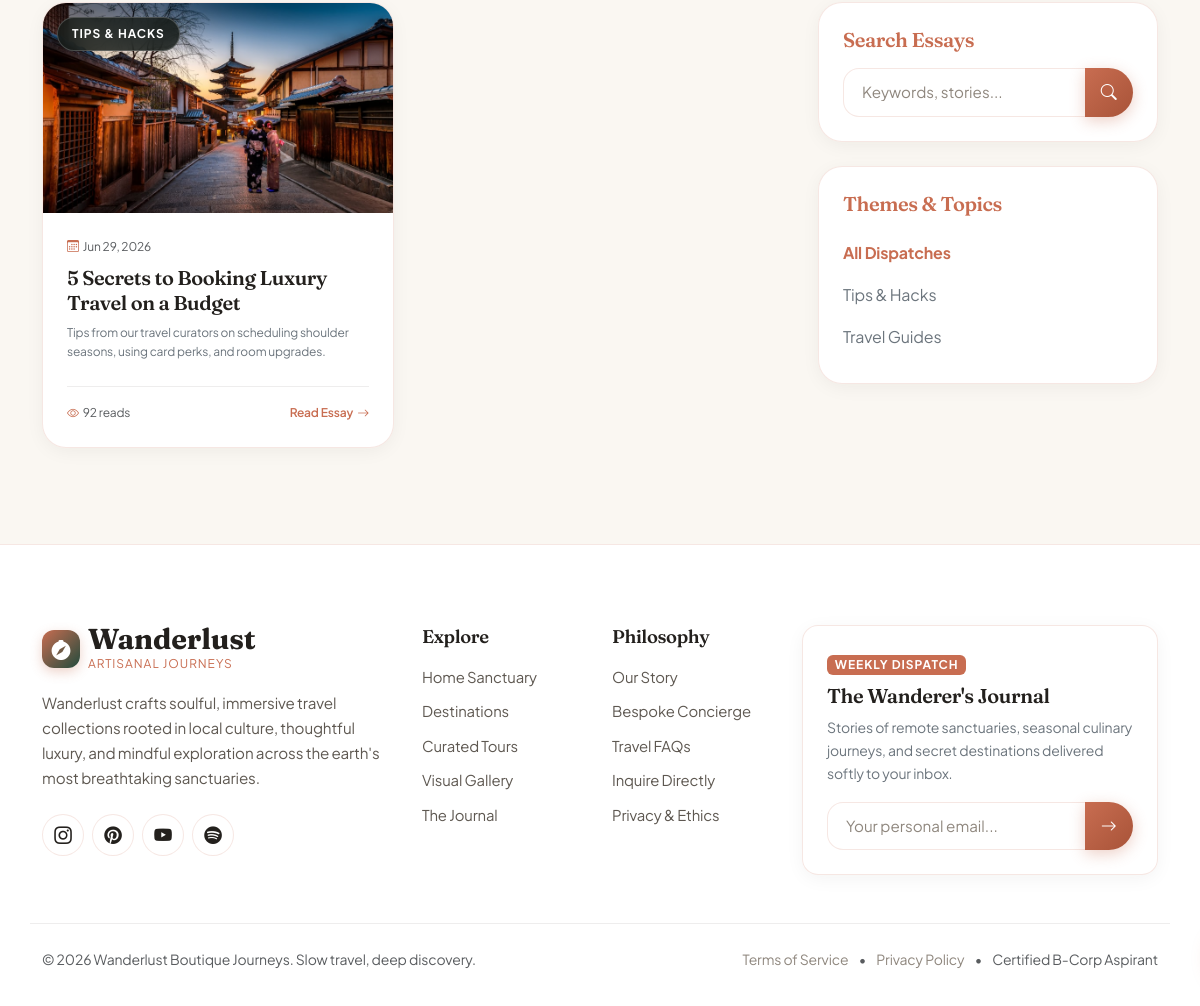
The page /blog/ (lower part) on the database as committed earlier.
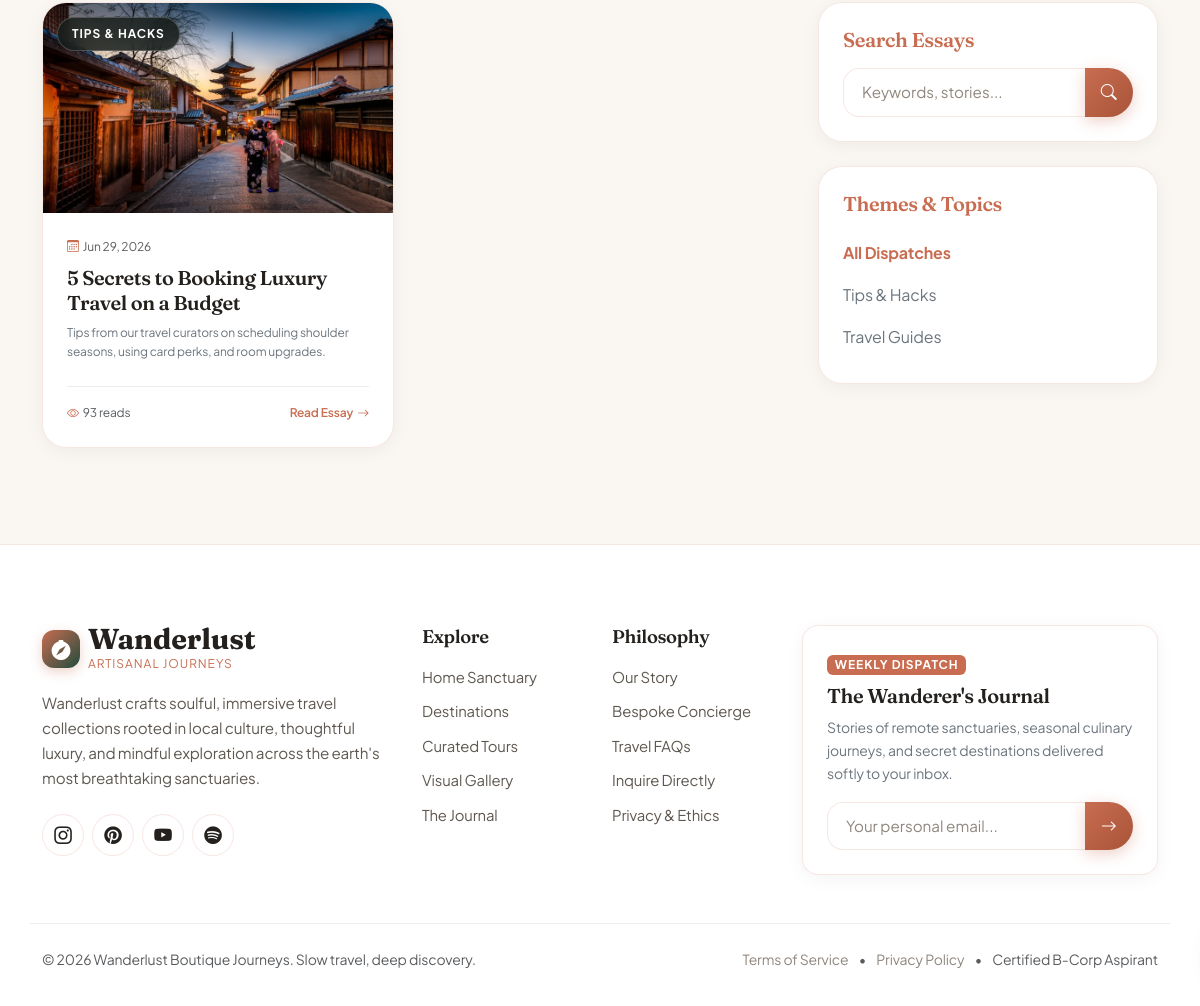
The same page on the database as committed later.
### blog/models.py (models this page shows, shortened)
class BlogPost(models.Model):
    title = models.CharField(max_length=200)
    slug = models.SlugField(unique=True)
    author = models.ForeignKey(User, on_delete=models.CASCADE, related_name='blog_posts')
    category = models.ForeignKey(BlogCategory, on_delete=models.SET_NULL, null=True, blank=True, related_name='posts')
    cover_image = models.ImageField(upload_to='blog/')
    content = models.TextField()
    excerpt = models.TextField(max_length=300, help_text="Short summary of the post for card previews.")
    featured = models.BooleanField(default=False)
    views_count = models.PositiveIntegerField(default=0)
    created_at = models.DateTimeField(auto_now_add=True)
    updated_at = models.DateTimeField(auto_now=True)
    class Meta:
        ordering = ['-created_at']

class BlogCategory(models.Model):
    name = models.CharField(max_length=100)
    slug = models.SlugField(unique=True)
    class Meta:
        verbose_name = "Blog Category"
        verbose_name_plural = "Blog Categories"
        ordering = ['name']

### blog/views.py (the view)
# urls.py: path('', views.blog_home, name='blog_home'),
def blog_home(request):
    posts_list = BlogPost.objects.all()
    categories = BlogCategory.objects.all()
    search_query = request.GET.get('search', '').strip()
    category_slug = request.GET.get('category', '').strip()
    if search_query:
        posts_list = posts_list.filter(
            Q(title__icontains=search_query) |
            Q(content__icontains=search_query) |
            Q(excerpt__icontains=search_query)
        )
    if category_slug:
        posts_list = posts_list.filter(category__slug=category_slug)
    featured_post = None
    if not search_query and not category_slug:
        featured_post = BlogPost.objects.filter(featured=True).first()
        if not featured_post:
            featured_post = BlogPost.objects.all().first()
        if featured_post:
            posts_list = posts_list.exclude(id=featured_post.id)
    paginator = Paginator(posts_list, 6) # 6 articles per page
    page_number = request.GET.get('page')
    posts = paginator.get_page(page_number)
    context = {
        'featured_post': featured_post,
        'posts': posts,
        'categories': categories,
        'selected_category': category_slug,
        'search_query': search_query
    }
    return render(request, 'blog/blog_list.html', context)

### templates/blog/blog_list.html (shortened to what the changed rows need)
{% extends 'base.html' %}
{% load static %}
{% block content %}
<section class="py-5">
    <div class="container">
        <div class="row g-5">
            <div class="col-lg-8" data-aos="fade-right">
                <div class="row g-4">
                    {% if posts %}
                        {% for post in posts %}
                        <div class="col-md-6">
                            <div class="tour-card">
                                <div class="tour-card-image-wrap" style="height: 210px;">
                                    {% if post.cover_image %}
                                        <img src="{{ post.cover_image.url }}" alt="{{ post.title }}">
                                    {% else %}
                                        <img src="https://images.unsplash.com/photo-1488646953014-85cb44e25828?auto=format&fit=crop&w=600&q=80" alt="{{ post.title }}">
                                    {% endif %}
                                    {% if post.category %}
                                        <span class="tour-card-badge">{{ post.category.name }}</span>
                                    {% endif %}
                                </div>
                                <div class="p-4 d-flex flex-column flex-grow-1">
                                    <span class="text-muted text-xs mb-2"><i class="bi bi-calendar3 me-1 text-terracotta"></i>{{ post.created_at|date:"M d, Y" }}</span>
                                    <h5 class="font-heading fs-5 mb-2"><a href="{% url 'blog:blog_detail' post.slug %}" class="text-decoration-none text-primary-theme">{{ post.title }}</a></h5>
                                    <p class="text-secondary text-xs mb-4 flex-grow-1 line-clamp-3">{{ post.excerpt }}</p>
                                    <div class="d-flex justify-content-between align-items-center mt-auto border-top border-organic pt-3">
                                        <span class="text-xs text-muted"><i class="bi bi-eye me-1 text-terracotta"></i>{{ post.views_count }} reads</span>
                                        <a href="{% url 'blog:blog_detail' post.slug %}" class="text-terracotta fw-semibold text-xs text-decoration-none d-flex align-items-center gap-1">Read Essay <i class="bi bi-arrow-right"></i></a>
                                    </div>
                                </div>
                            </div>
                        </div>
                        {% endfor %}
                    {% endif %}
                </div>
            </div>
        </div>
    </div>
</section>
{% endblock %}

Rows that differ between the two databases and show on the page:
changed BlogPost "5 Secrets to Booking Luxury Travel on a Budget": views_count "92" → "93"
